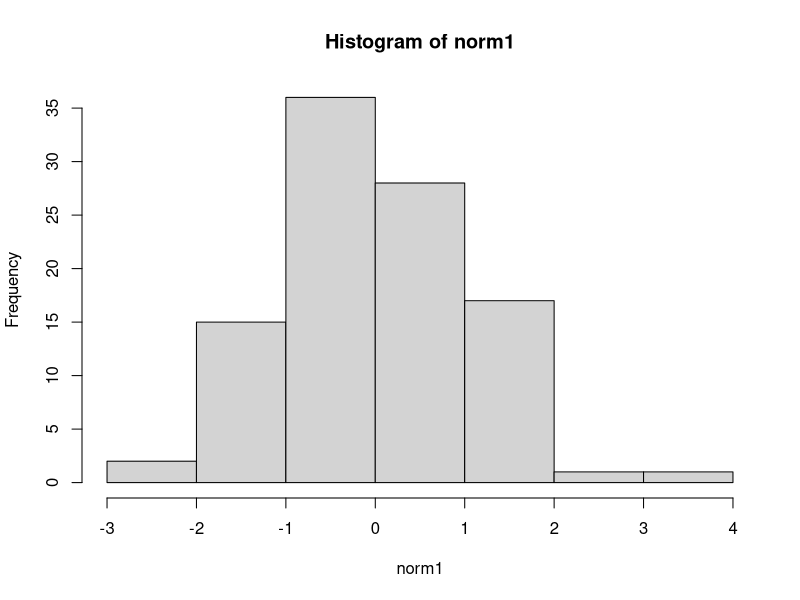
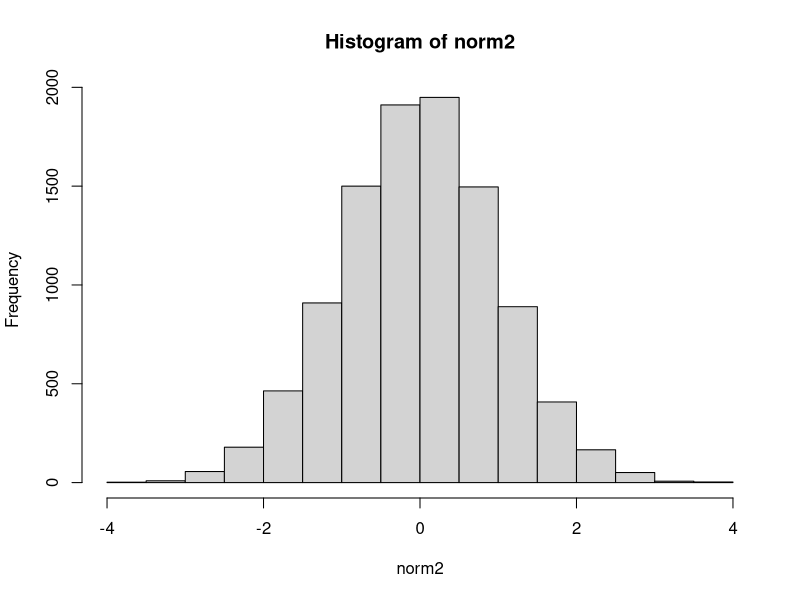

The R source for these figures, in order: (Note: this script raises an error after producing the figures.)
library(MASS)

setwd("/Users/burrelvannjr/Desktop/hw2")


#1
#plot normal distributions and comment on the differences in the plots

#1a plot a normal distribution using 100 cases
norm1<-rnorm(100,0,1) #data for the plot
hist(norm1) #the actual plot

#1b plot a normal distribution using 10000 cases
norm2<-rnorm(10000,0,1) #data for the plot
hist(norm2) #the actual plot

#1c how do the plots differ. 





#2
#take random samples from the data and report means, sds, and comment on differences

cardata <- mtcars

#2a take 3 random samples of N=20
sample1 <- cardata[sample(1:nrow(cardata), 20,replace=FALSE),]
sample2 <- cardata[sample(1:nrow(cardata), 20,replace=FALSE),]
sample3 <- cardata[sample(1:nrow(cardata), 20,replace=FALSE),]

#2b report means and SDs of each random sample
mean(sample1$mpg)
mean(sample2$mpg)
mean(sample3$mpg)

sd(sample1$mpg)
sd(sample2$mpg)
sd(sample3$mpg)

#2c comment on difference, do they differ? why or why not?






#3
#calculate z-scores for every observation, and report the mean, sd, se, and ci for the variable

#3a write/type the formula for calculating a Z-score

#3b mean, sd, and se mean for the variable
mean_mpg <- mean(cardata$mpg) #don't put this in the data
sd_mpg <- sd(cardata$mpg) #don't put this in the data
se_mpg <- ((sd_mpg)/(sqrt(nrow(cardata)))) #don't put this in the data

#3c calculate the z-score for all observations, and report the z-score for the 12th case
cardata$z_mpg <- ((cardata$mpg-meanmpg)/sdmpg)
cardata$z_mpg[12]

#3d calculate the 99% confidence interval
ci_mpg <- list((mean_mpg-(2.58*se_mpg)),(mean_mpg+(2.58*se_mpg)))
ci_mpg


